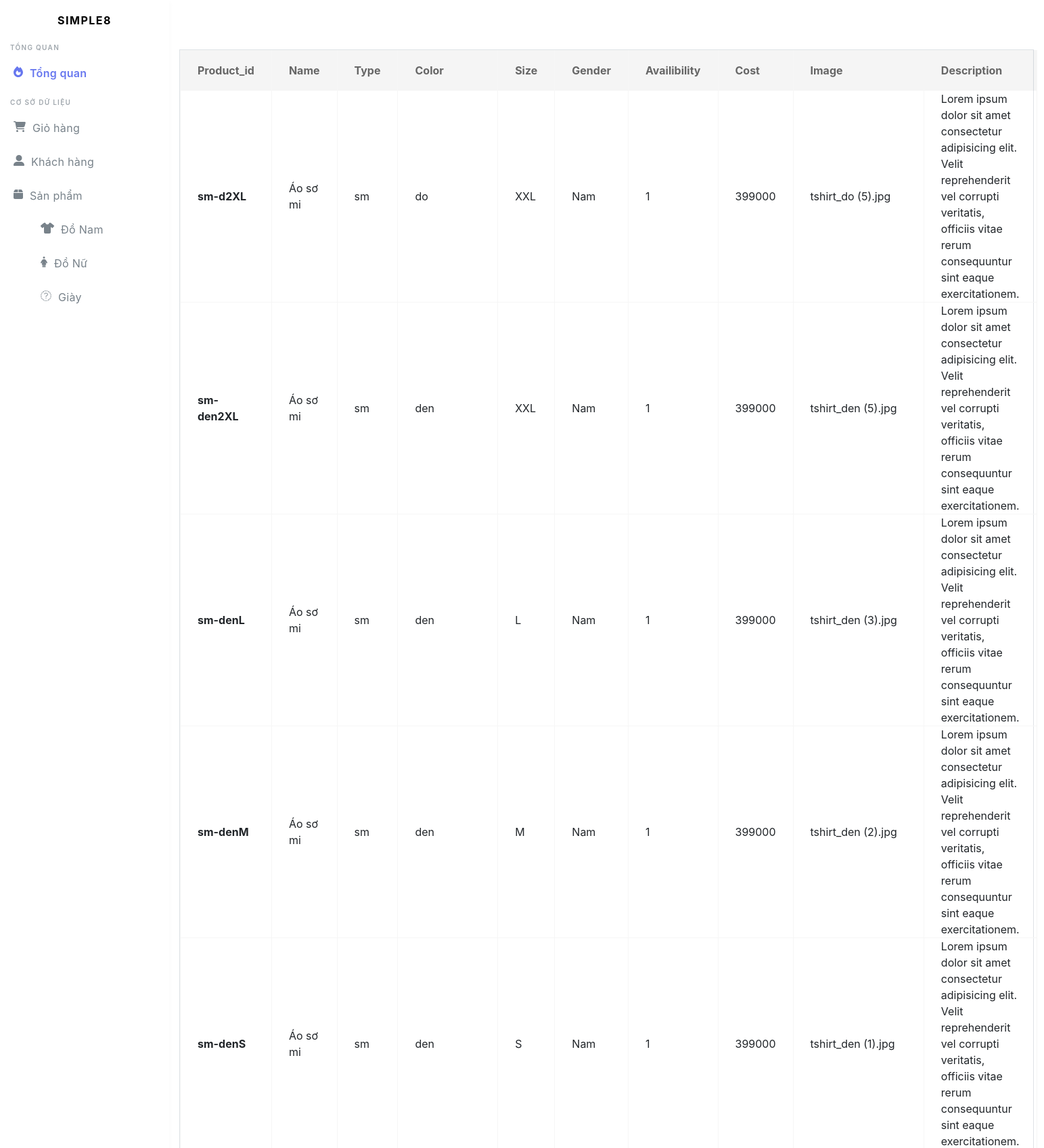
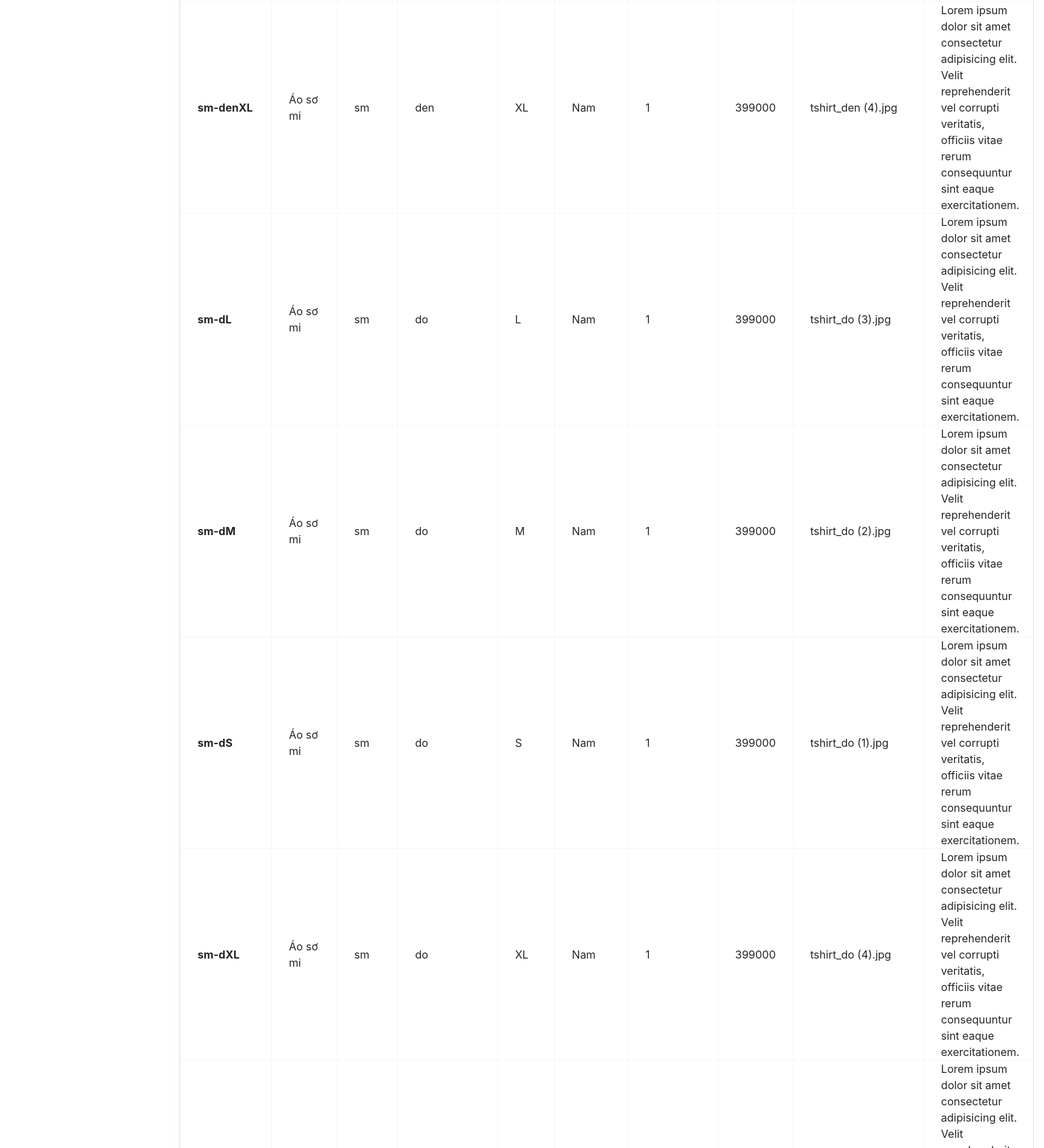
The page /admin/admin-product.php?product=nam (upper part) on the database its author committed (2 pictures, top to bottom).
### tables this page shows
CREATE TABLE Product (
	Product_id  	VARCHAR(20)		PRIMARY KEY,
	`Name`			VARCHAR(100),
	`Type`      	VARCHAR(20),          
	Color       	VARCHAR(30),         
	Size        	VARCHAR(10)	NOT NULL,
	Gender      	VARCHAR(6),          
	Availibility	VARCHAR(20),         
	Cost 					INT NOT NULL,
	`Image`				VARCHAR(255),
	`Description` TEXT		 
);

### script/connectDB.php (called while the page is built, shortened)
<?php
	class database {
		private $user = "root";
		private $password = "";
		private $host = "localhost";
		private $database = "simple8";
		function connection() {
			$connect= new mysqli($this->host, $this->user, $this->password, $this->database);
			if($connect->connect_error){
				die("connection is error");
			} return $connect;
		}
		function printData($query){
			$connect = $this->connection();
			$result = mysqli_query($connect, $query);
			$arr = [];
			while($row = mysqli_fetch_assoc($result)) {
				$arr[] = $row;
			}
			return $arr;
		}
	}

### admin/admin-product.php (the view, shortened to what this page needs)
<!doctype html>
<html lang="en">
	<head>
		<link rel="stylesheet" href="https://stackpath.bootstrapcdn.com/bootstrap/4.3.1/css/bootstrap.min.css">
	</head>
	<body>
		<?php
			require_once 'admin-header.php';
			require_once '../script/connectDB.php';
			$database = new database();
			$gender = 'SELECT * FROM Product WHERE Gender="'.$_GET['product'].'"';
			$gender = $database->printData($gender, 'Gender');
		?>
		<div class="main-content">
		<section class="section">
			<div class="row">
			<div class="table table-bordered">
				<table class="table table-sm">
					<thead>
						<tr>
							<?php
								foreach($gender[0] as $key=>$value) {
									echo '<th scope="col">'.$key.'</th>';
								}
							?>
						</tr>
					</thead>
					<tbody>
						<?php
							foreach($gender as $value) {
								echo '<tr>';
									echo '<th scrope="row">'.$value['Product_id'].'</th>';
									echo '<td>'.$value['Name'].'</td>';
									echo '<td>'.$value['Type'].'</td>';
									echo '<td>'.$value['Color'].'</td>';
									echo '<td>'.$value['Size'].'</td>';
									echo '<td>'.$value['Gender'].'</td>';
									echo '<td>'.$value['Availibility'].'</td>';
									echo '<td>'.$value['Cost'].'</td>';
									echo '<td>'.$value['Image'].'</td>';
									echo '<td>'.$value['Description'].'</td>';
								echo '</tr>';
							}
						?>
					</tbody>
				</table>
			</div>
			</div>
			</section>
		</div>
	</body>
</html>

### admin/admin-header.php (shortened to what this page needs)
<link rel="stylesheet" href="admin-header.css">
	<link rel="stylesheet" href="https://maxcdn.bootstrapcdn.com/font-awesome/4.7.0/css/font-awesome.min.css">
<div class="main-sidebar">
		<aside id="sidebar-wrapper">
			<div class="sidebar-brand">
				<a href="admin-index.php">Simple8</a>
			</div>
			<ul class="sidebar-menu">
				<li class="menu-header">Tổng quan</li>
				<li class="nav-item dropdown active">
					<a href="#"><i class="fas fa-fire"></i><span>Tổng quan</span></a>
				</li>
				<li class="menu-header">Cơ sở dữ liệu</li>
				<li class="nav-item dropdown">
					<a href="#"><i class="fas fa-shopping-cart"></i><span>Giỏ hàng</span></a>
					<a href="#"><i class="fas fa-user-alt"></i><span>Khách hàng</span></a>
					<a href="#"><i class="fas fa-box"></i><span>Sản phẩm</span></a>
					<ul class="">
					<li><a class="nav-link" href="admin-product.php?product=nam"><i class="fas fa-tshirt"></i><span>Đồ Nam</span></a></li>
					<li><a class="nav-link" href="admin-product.php?product=nu"><i class="fas fa-female"></i><span>Đồ Nữ</span></a></li>
					<li><a class="nav-link" href="admin-product.php?product=giay"><i class="fas fa-boot"></i><span>Giày</span></a></li>
					</ul>
				</li>
			</ul>
		</aside>
	</div>

### admin/admin-header.css (style rules this page uses)
.main-sidebar { box-shadow: 0 4px 8px rgba(0, 0, 0, 0.03); position: fixed; top: 0; height: 100%; width: 250px; background-color: #fff; z-index: 880; left: 0; }
.main-sidebar .sidebar-brand { display: inline-block; width: 100%; text-align: center; height: 60px; line-height: 60px; }
.main-sidebar .sidebar-brand a { text-decoration: none; text-transform: uppercase; letter-spacing: 1.5px; font-weight: 700; color: #000; }
.main-sidebar .sidebar-menu { padding: 0; margin: 0; }
.main-sidebar .sidebar-menu li { display: block; }
.main-sidebar .sidebar-menu li.menu-header { padding: 3px 15px; color: #a1a8ae; font-size: 10px; text-transform: uppercase; letter-spacing: 1.3px; font-weight: 600; }
.main-sidebar .sidebar-menu li.menu-header:not(:first-child) { margin-top: 10px; }
.main-sidebar .sidebar-menu li a { position: relative; display: flex; align-items: center; height: 50px; padding: 0 20px; width: 100%; letter-spacing: 0.3px; color: #78828a; text-decoration: none; }
.main-sidebar .sidebar-menu li a span { margin-top: 3px; width: 100%; }
.main-sidebar .sidebar-menu li.active a { color: #6777ef; font-weight: 600; }
.nav-item svg { margin-right: 10px; }
.section { position: relative; z-index: 1; }
.section > *:first-child { margin-top: -7px; }
.main-content { padding-left: 280px; padding-right: 30px; padding-top: 80px; width: 100%; position: relative; }
.table { color: inherit; }
.table td, .table:not(.table-bordered) th { border-top: none; }
.table:not(.table-sm):not(.table-md):not(.dataTable) td, .table:not(.table-sm):not(.table-md):not(.dataTable) th { padding: 0 25px; height: 60px; vertical-align: middle; }
.table:not(.table-sm) thead th { border-bottom: none; background-color: rgba(0, 0, 0, 0.04); color: #666; padding-top: 15px; padding-bottom: 15px; }
.table.table-bordered td, .table.table-bordered th { border-color: #f6f6f6; }

### rows shown on the page
product: Product_id "sm-d2XL", Name "Áo sơ mi", Type "sm", Color "do", Size "XXL", Gender "Nam", Availibility "1", Cost "399000", Image "tshirt_do (5).jpg", Description "Lorem ipsum dolor sit amet consectetur adipisicing elit. Velit reprehenderit vel corrupti veritatis, officiis vitae rerum consequuntur sint eaque exercitationem."
product: Product_id "sm-den2XL", Name "Áo sơ mi", Type "sm", Color "den", Size "XXL", Gender "Nam", Availibility "1", Cost "399000", Image "tshirt_den (5).jpg", Description "Lorem ipsum dolor sit amet consectetur adipisicing elit. Velit reprehenderit vel corrupti veritatis, officiis vitae rerum consequuntur sint eaque exercitationem."
product: Product_id "sm-denL", Name "Áo sơ mi", Type "sm", Color "den", Size "L", Gender "Nam", Availibility "1", Cost "399000", Image "tshirt_den (3).jpg", Description "Lorem ipsum dolor sit amet consectetur adipisicing elit. Velit reprehenderit vel corrupti veritatis, officiis vitae rerum consequuntur sint eaque exercitationem."
product: Product_id "sm-denM", Name "Áo sơ mi", Type "sm", Color "den", Size "M", Gender "Nam", Availibility "1", Cost "399000", Image "tshirt_den (2).jpg", Description "Lorem ipsum dolor sit amet consectetur adipisicing elit. Velit reprehenderit vel corrupti veritatis, officiis vitae rerum consequuntur sint eaque exercitationem."
product: Product_id "sm-denS", Name "Áo sơ mi", Type "sm", Color "den", Size "S", Gender "Nam", Availibility "1", Cost "399000", Image "tshirt_den (1).jpg", Description "Lorem ipsum dolor sit amet consectetur adipisicing elit. Velit reprehenderit vel corrupti veritatis, officiis vitae rerum consequuntur sint eaque exercitationem."
product: Product_id "sm-denXL", Name "Áo sơ mi", Type "sm", Color "den", Size "XL", Gender "Nam", Availibility "1", Cost "399000", Image "tshirt_den (4).jpg", Description "Lorem ipsum dolor sit amet consectetur adipisicing elit. Velit reprehenderit vel corrupti veritatis, officiis vitae rerum consequuntur sint eaque exercitationem."
product: Product_id "sm-dL", Name "Áo sơ mi", Type "sm", Color "do", Size "L", Gender "Nam", Availibility "1", Cost "399000", Image "tshirt_do (3).jpg", Description "Lorem ipsum dolor sit amet consectetur adipisicing elit. Velit reprehenderit vel corrupti veritatis, officiis vitae rerum consequuntur sint eaque exercitationem."
product: Product_id "sm-dM", Name "Áo sơ mi", Type "sm", Color "do", Size "M", Gender "Nam", Availibility "1", Cost "399000", Image "tshirt_do (2).jpg", Description "Lorem ipsum dolor sit amet consectetur adipisicing elit. Velit reprehenderit vel corrupti veritatis, officiis vitae rerum consequuntur sint eaque exercitationem."
product: Product_id "sm-dS", Name "Áo sơ mi", Type "sm", Color "do", Size "S", Gender "Nam", Availibility "1", Cost "399000", Image "tshirt_do (1).jpg", Description "Lorem ipsum dolor sit amet consectetur adipisicing elit. Velit reprehenderit vel corrupti veritatis, officiis vitae rerum consequuntur sint eaque exercitationem."
product: Product_id "sm-dXL", Name "Áo sơ mi", Type "sm", Color "do", Size "XL", Gender "Nam", Availibility "1", Cost "399000", Image "tshirt_do (4).jpg", Description "Lorem ipsum dolor sit amet consectetur adipisicing elit. Velit reprehenderit vel corrupti veritatis, officiis vitae rerum consequuntur sint eaque exercitationem."

### other values the page prints
$key "Product_id"
$key "Name"
$key "Type"
$key "Color"
$key "Size"
$key "Gender"
$key "Availibility"
$key "Cost"
$key "Image"
$key "Description"
